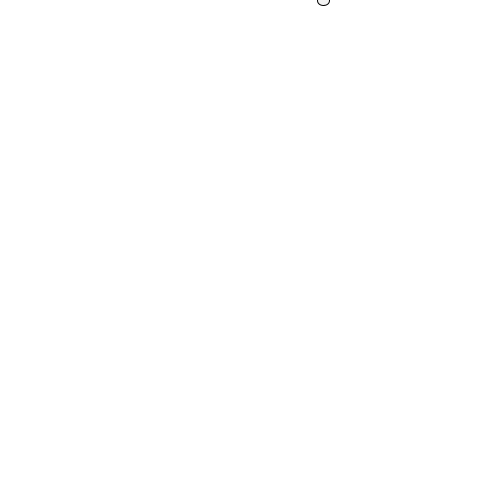
Frame 1 (no input)
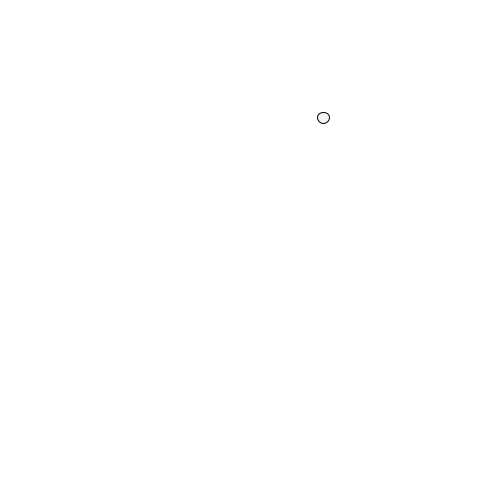
Frame 60 (the mouse pressed at the canvas centre just before this capture)
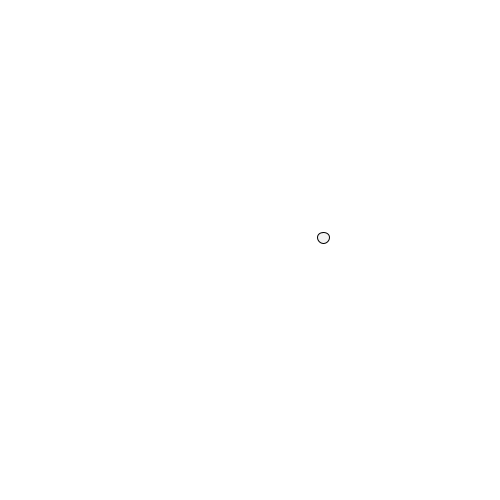
Frame 120 (the mouse held since frame 60 and released just before this capture)

The Processing sketch that drew these frames (run headless with seeded random() and noise(); from frame 60 on, the mouse is pressed at the canvas centre):

// Processing sketch: class_example
// ── class_example.pde
Ball b;

void setup() {
  size(500, 500);
  smooth();
  
  b = new Ball();
  
}

void draw() {
  
  background(255);
  
  b.display();
  b.move();
  b.bounce();
}
// ── Ball.pde
class Ball {
  
  float x;
  float y;
  float d;
  float speed;
  int c;
  
  Ball() {
    
    x = random(width);
    y = 0;
    d = random(5, 30);
    c = round(random(255));
    speed = 2;
  }
  
  void display() {
      stroke(0);
      fill(c);
      ellipse(x, y, d, d);
  }
  
  void move() {
    y = y + speed;
  }
  
  void bounce() {
    if (y > height || y < 0) {
      speed = speed * -1;
    }
  }
   
}
